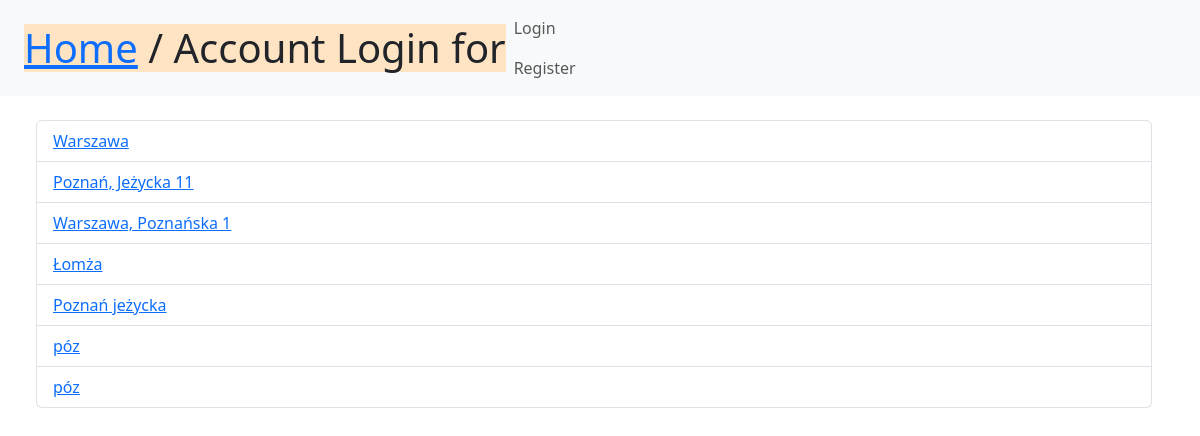
The app's page /appointment/, older data.
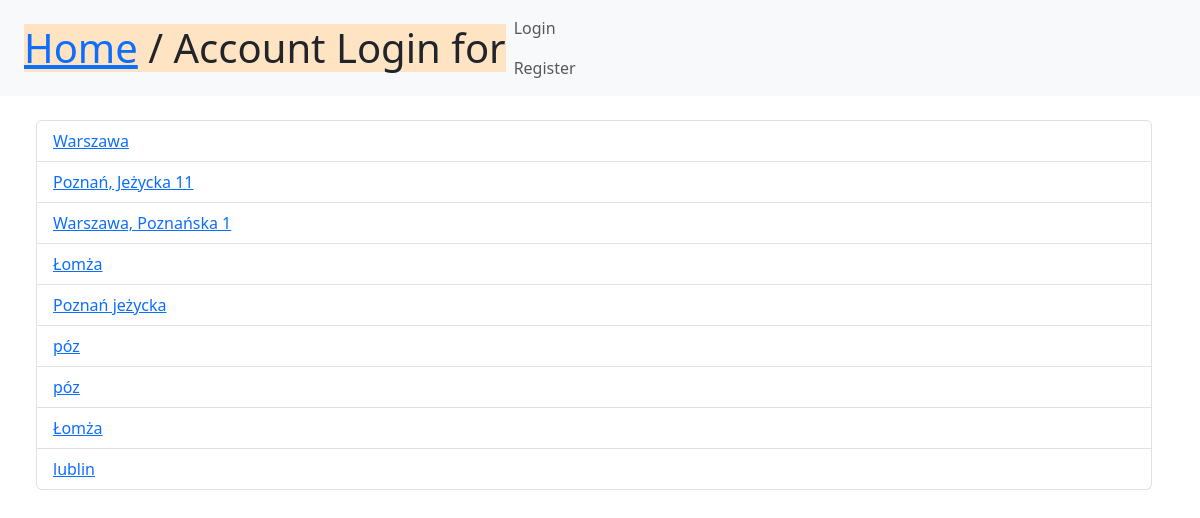
The same page, newer data.
### people/models.py (models this page shows, shortened)
class Visit(models.Model):
    what_time = models.DateTimeField()
    location = models.CharField(max_length=128)
    specialist = models.ForeignKey(User, related_name='Specialist', null=True, on_delete=models.SET_NULL)
    patient = models.ForeignKey(User, related_name='Patient', null=True, on_delete=models.SET_NULL)

### people/views.py (the view)
# urls.py: path('appointment/', VisitView.as_view(), name='view_appointment'),
class VisitView(View):
    def get(self, request):
        visit = Visit.objects.all()
        return render(request, 'list2visit.html', {'visits': visit})

### people/templates/list2visit.html
{% extends 'base.html' %}
{% block content %}
    <ul class="list-group">
        {% for visit in visits.all %}
        <div class="list-group-item"><a href="{% url 'detail_appointment' visit.id %}">
            {{visit.location}}
        </a></div>
        {% endfor %}
    </ul>
{% endblock %}

Row changes from the older to the newer data that the page shows:
added Visit: location "Łomża"
added Visit: location "lublin"
